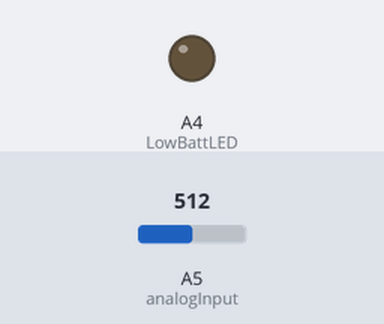
A sketch run on a simulated Arduino Uno, built with avr-gcc and run on an emulated ATmega328P. On the bench: output pins drawn as LEDs (lit = HIGH). Inputs (shaded band) come from the test bench; at power-on: A5 (analogInput) = 512. Pins used as bus, display or sensor lines are not drawn.

Above: at 1.8 s.
1.9 s: A5 (analogInput) set to 122
3.4 s: A5 (analogInput) set to 108
At 5.0 s:
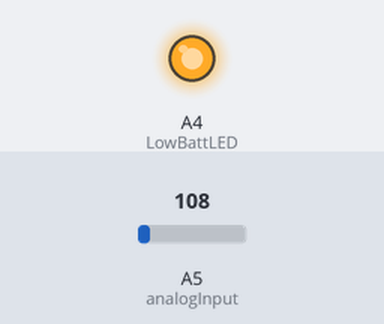
5.5 s: A5 (analogInput) set to 306
At 6.6 s:
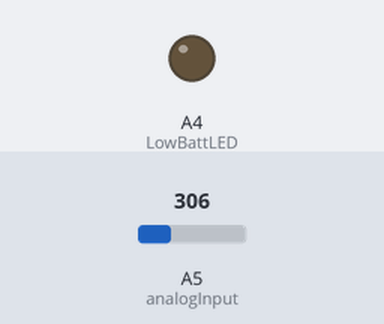
7.5 s: A5 (analogInput) set to 0
At 9.4 s:
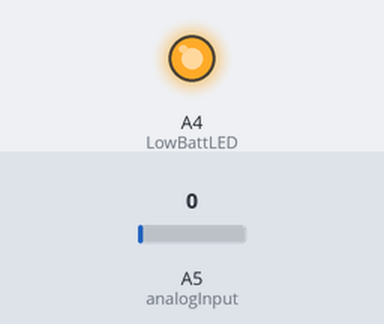
Timing chart, 0 to 10.5 s (numbered marks = the images above; inputs shaded):
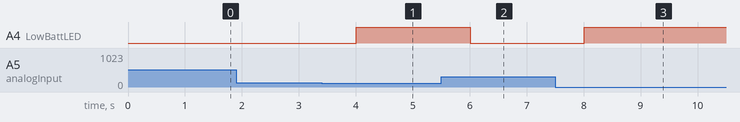

Measured:
- the behaviour switches between 114 and 113 on A5 (analogInput) (found by bisection; images 0 and 1)
- after the input at 1.9 s, every drawn part: stays the same
- after the input at 3.4 s, A4 (LowBattLED): LOW → HIGH after 0.60 s
- after the input at 5.5 s, A4 (LowBattLED): HIGH → LOW after 0.51 s
- after the input at 7.5 s, A4 (LowBattLED): LOW → HIGH after 0.51 s

The sketch:

RiCor-Tron_IDdisc_BatteryMonitor_v0.3.2.ino
```cpp
/********************************************************************************************************************************
Rik van der Mark, www.RiCor.net 2017
Arduino based Voltmeter to monitor a battery whilst powering that Arduino using that same battery.

Sketch was based on / inspired by sketches from:
- Wawa (https://forum.arduino.cc/index.php?topic=92074.15 - Post #21)
- T.K.Hareendran (http://www.electroschematics.com/9351/arduino-digital-voltmeter/)
Modified and expanded based on needs for my Identity Disc project.

* 0 - 30V voltmeter (with 3V Arduino's) or 0 - 50V voltmeter (when used with 5V Arduino's) (BE CAREFUL!)
* Maximum input voltage depends on the resistors used. The 10k and 100k resistors used here "divide" the input voltage by 11
* uses the internal voltage reference since the Arduino runs from the battery that is being measured
* 100k resistor from A1 to the postive (+) battery terminal
* 10k resistor from A1 to ground
* optional 100nF capacitor (ceramic capacitor marked with 104) from Arduino pin connected to the voltage devider to ground for more stable readings

< End of Line >
********************************************************************************************************************************/

#define analogInput A5 /* Pin connected to the voltage divider */
#define LowBattLED A4 /* Connected a red LED to this pin */
#define PowerCutOff A0 /* At this stage a white LED is connected but in the final setup the pin will connect
                          to the "kill pin" on the Adafruit Push-button Power Switch Breakout board
                          this way the Arduino can power off the entire thing to save the battery */

/*********************************/
float Vout = 0.0;
float Vin = 0.0;
float R1 = 98500.0; /* resistance of R1 (100K) (RiCor: Connected between the battery and the Arduino pin.
                                                Measured 98.5 ohms. Corrected the R1 value in the sketch) */
float R2 = 10000.0; /* resistance of R2 (10K)  (RiCor: Connected between the Arduino pin and ground
                                                Measured 10 ohms on the resistor I used so it's OK) */
int Vdivider = 0; /* RiCor: variable used to store the recorded value from the voltage divider */
//int VdivOut = 0; /* RiCor: messing around with the "Vdivider" value */
float reference = 2.5; /* RiCor: Reference voltage */

int LowVoltage = 3.4; /* This value determins at which voltage the LED for Low Battery Voltage is activated */
int CritVoltage = 3.0; /* This value determins when the project is shut down to prevent too low batter voltage */

//////////////////////////////////////////////////////////////////////////
void setup()
{
  analogReference(INTERNAL); /* The reference is set to the internal reference since the Arduino
                                is powered from the same battery that it is measuring. */
  pinMode(analogInput, INPUT); /* Configure the pin connected to the voltage devider as an iput pin */
  pinMode(LowBattLED, OUTPUT); /* Configure the pin connected as an output pin */
  pinMode(PowerCutOff, OUTPUT);
}

//////////////////////////////////////////////////////////////////////////
void loop()
{
  /*********************************/
  Vdivider = analogRead(analogInput); /* Read the value of the pin connected to the voltage divider and store it
                                          in the "vdivider" variable */

  Vin = (Vdivider * reference) / 1024.0; /* Get the "Vin" (Voltage input) value by multiplying the "measured value"
                                             with the "reference voltage" and dividing that value by 1024 to convert to volts */
  Vout = Vin / (R2/(R1+R2)); /* RiCor: Use Ohms law to calculate the "Vout" value */

  Serial.println("The battery voltage is: " + String(Vout) + " V");   /* Output the "Vout" value to serial */

  /*********************************/
  if (Vout >= LowVoltage)  /* If the battery voltage is -greater than- or -equal to- the "LowVoltage" value */
  {
    digitalWrite(LowBattLED, LOW); /* Turn on the red LED indicating the battery voltage is LOW */
  }
  else /* If the battery voltage is -less than- the "LowVoltage" value */
  {
    digitalWrite(LowBattLED, HIGH); /* Turn on the red LED indicating the battery voltage is LOW */
    Serial.println("LOW Battery Voltage!"); /* Serial message */
  }

  if (Vout >= CritVoltage)  /* If the battery voltage is -greater than- or -equal to- the "CritVoltage" value */
  {
    digitalWrite(PowerCutOff, LOW); /* Turn on the red LED indicating the battery voltage is LOW */
  }
  else /* If the battery voltage is -less than- the "CritVoltage" value */
  {
    digitalWrite(PowerCutOff, HIGH); /* Turn on the white LED indicating the battery voltage is LOW
                                        In the final implementation the output will go to the kill pin on the
                                        Adafruit Push-button Power Switch Breakout board which will cutoff the power supply*/
    Serial.println("CRITICAL Battery Voltage!"); /* Serial message */
  }
  delay(1000); /* wait 1 second */
}

//////////////////////////////////////////////////////////////////////////

// END OF LINE //
```
